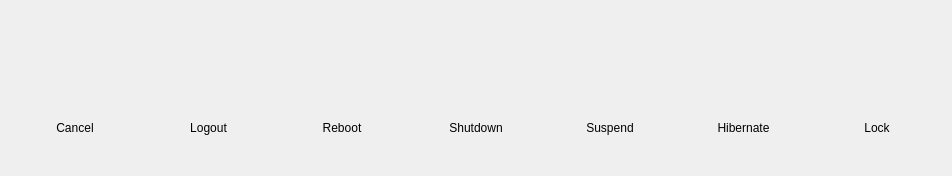
<?xml version="1.0" encoding="UTF-8"?>
<ui version="4.0">
 <class>dlg_byebye</class>
 <widget class="QDialog" name="dlg_byebye">
  <property name="windowModality">
   <enum>Qt::ApplicationModal</enum>
  </property>
  <property name="enabled">
   <bool>true</bool>
  </property>
  <property name="geometry">
   <rect>
    <x>0</x>
    <y>0</y>
    <width>952</width>
    <height>176</height>
   </rect>
  </property>
  <property name="sizePolicy">
   <sizepolicy hsizetype="Preferred" vsizetype="Preferred">
    <horstretch>0</horstretch>
    <verstretch>0</verstretch>
   </sizepolicy>
  </property>
  <property name="minimumSize">
   <size>
    <width>952</width>
    <height>176</height>
   </size>
  </property>
  <property name="maximumSize">
   <size>
    <width>952</width>
    <height>176</height>
   </size>
  </property>
  <property name="windowTitle">
   <string>ByeBye</string>
  </property>
  <property name="windowIcon">
   <iconset resource="res.qrc">
    <normaloff>:/icons/shutdown.png</normaloff>:/icons/shutdown.png</iconset>
  </property>
  <layout class="QHBoxLayout" name="horizontalLayout">
   <item>
    <layout class="QVBoxLayout" name="verticalLayout">
     <item>
      <widget class="QLabel" name="lblimg_cancel">
       <property name="cursor">
        <cursorShape>PointingHandCursor</cursorShape>
       </property>
       <property name="toolTip">
        <string>Cancel</string>
       </property>
       <property name="text">
        <string/>
       </property>
       <property name="pixmap">
        <pixmap resource="res.qrc">:/icons/cancel.png</pixmap>
       </property>
      </widget>
     </item>
     <item>
      <widget class="QLabel" name="lbl_cancel">
       <property name="text">
        <string>Cancel</string>
       </property>
       <property name="textFormat">
        <enum>Qt::AutoText</enum>
       </property>
       <property name="scaledContents">
        <bool>false</bool>
       </property>
       <property name="alignment">
        <set>Qt::AlignCenter</set>
       </property>
      </widget>
     </item>
    </layout>
   </item>
   <item>
    <layout class="QVBoxLayout" name="verticalLayout_2">
     <item>
      <widget class="QLabel" name="lblimg_logout">
       <property name="cursor">
        <cursorShape>PointingHandCursor</cursorShape>
       </property>
       <property name="toolTip">
        <string>Logout</string>
       </property>
       <property name="text">
        <string/>
       </property>
       <property name="pixmap">
        <pixmap resource="res.qrc">:/icons/logout.png</pixmap>
       </property>
      </widget>
     </item>
     <item>
      <widget class="QLabel" name="lbl_logout">
       <property name="text">
        <string>Logout</string>
       </property>
       <property name="alignment">
        <set>Qt::AlignCenter</set>
       </property>
      </widget>
     </item>
    </layout>
   </item>
   <item>
    <layout class="QVBoxLayout" name="verticalLayout_3">
     <item>
      <widget class="QLabel" name="lblimg_reboot">
       <property name="cursor">
        <cursorShape>PointingHandCursor</cursorShape>
       </property>
       <property name="toolTip">
        <string>Reboot</string>
       </property>
       <property name="text">
        <string/>
       </property>
       <property name="pixmap">
        <pixmap resource="res.qrc">:/icons/reboot.png</pixmap>
       </property>
      </widget>
     </item>
     <item>
      <widget class="QLabel" name="lbl_reboot">
       <property name="text">
        <string>Reboot</string>
       </property>
       <property name="alignment">
        <set>Qt::AlignCenter</set>
       </property>
      </widget>
     </item>
    </layout>
   </item>
   <item>
    <layout class="QVBoxLayout" name="verticalLayout_4">
     <item>
      <widget class="QLabel" name="lblimg_shutdown">
       <property name="cursor">
        <cursorShape>PointingHandCursor</cursorShape>
       </property>
       <property name="toolTip">
        <string>Shutdown</string>
       </property>
       <property name="text">
        <string/>
       </property>
       <property name="pixmap">
        <pixmap resource="res.qrc">:/icons/shutdown.png</pixmap>
       </property>
      </widget>
     </item>
     <item>
      <widget class="QLabel" name="lbl_shutdown">
       <property name="text">
        <string>Shutdown</string>
       </property>
       <property name="alignment">
        <set>Qt::AlignCenter</set>
       </property>
      </widget>
     </item>
    </layout>
   </item>
   <item>
    <layout class="QVBoxLayout" name="verticalLayout_5">
     <item>
      <widget class="QLabel" name="lblimg_suspend">
       <property name="cursor">
        <cursorShape>PointingHandCursor</cursorShape>
       </property>
       <property name="toolTip">
        <string>Suspend</string>
       </property>
       <property name="text">
        <string/>
       </property>
       <property name="pixmap">
        <pixmap resource="res.qrc">:/icons/suspend.png</pixmap>
       </property>
      </widget>
     </item>
     <item>
      <widget class="QLabel" name="lbl_suspend">
       <property name="text">
        <string>Suspend</string>
       </property>
       <property name="alignment">
        <set>Qt::AlignCenter</set>
       </property>
      </widget>
     </item>
    </layout>
   </item>
   <item>
    <layout class="QVBoxLayout" name="verticalLayout_6">
     <item>
      <widget class="QLabel" name="lblimg_hibernate">
       <property name="cursor">
        <cursorShape>PointingHandCursor</cursorShape>
       </property>
       <property name="toolTip">
        <string>Hibernate</string>
       </property>
       <property name="text">
        <string/>
       </property>
       <property name="pixmap">
        <pixmap resource="res.qrc">:/icons/hibernate.png</pixmap>
       </property>
      </widget>
     </item>
     <item>
      <widget class="QLabel" name="lbl_hibernate">
       <property name="text">
        <string>Hibernate</string>
       </property>
       <property name="alignment">
        <set>Qt::AlignCenter</set>
       </property>
      </widget>
     </item>
    </layout>
   </item>
   <item>
    <layout class="QVBoxLayout" name="verticalLayout_7">
     <item>
      <widget class="QLabel" name="lblimg_lock">
       <property name="cursor">
        <cursorShape>PointingHandCursor</cursorShape>
       </property>
       <property name="toolTip">
        <string>Lock</string>
       </property>
       <property name="text">
        <string/>
       </property>
       <property name="pixmap">
        <pixmap resource="res.qrc">:/icons/lock.png</pixmap>
       </property>
      </widget>
     </item>
     <item>
      <widget class="QLabel" name="lbl_lock">
       <property name="text">
        <string>Lock</string>
       </property>
       <property name="alignment">
        <set>Qt::AlignCenter</set>
       </property>
      </widget>
     </item>
    </layout>
   </item>
  </layout>
 </widget>
 <resources>
  <include location="res.qrc"/>
 </resources>
 <connections/>
</ui>
